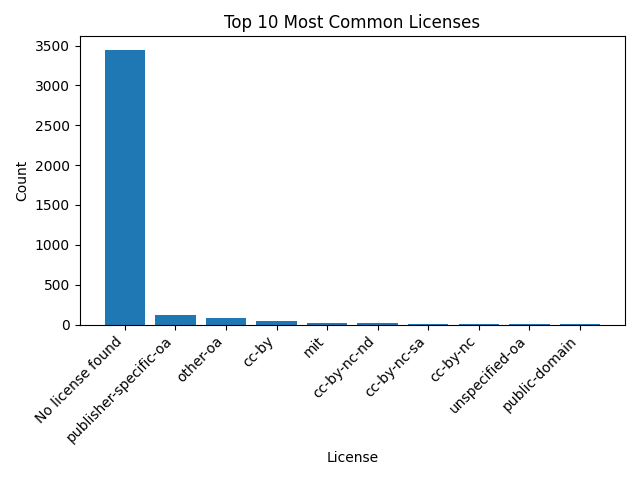

Generate this figure with Python:
import csv
from collections import Counter
import matplotlib.pyplot as plt

with open("reviews.csv", mode="r") as file:
    reader = csv.DictReader(file)
    reviews = [row for row in reader]

license_dist = Counter()
for index, review in enumerate(reviews[:5000]):
    license_dist.update([review["license"]])


if "" in license_dist:
    del license_dist[""]

most_common_l = license_dist.most_common(10)
keys_l, values_l = zip(*most_common_l)

plt.bar(keys_l, values_l)
plt.title('Top 10 Most Common Licenses')
plt.xlabel('License')
plt.ylabel('Count')
plt.xticks(rotation=45, ha='right')
plt.tight_layout()
plt.savefig('license_dist.png')